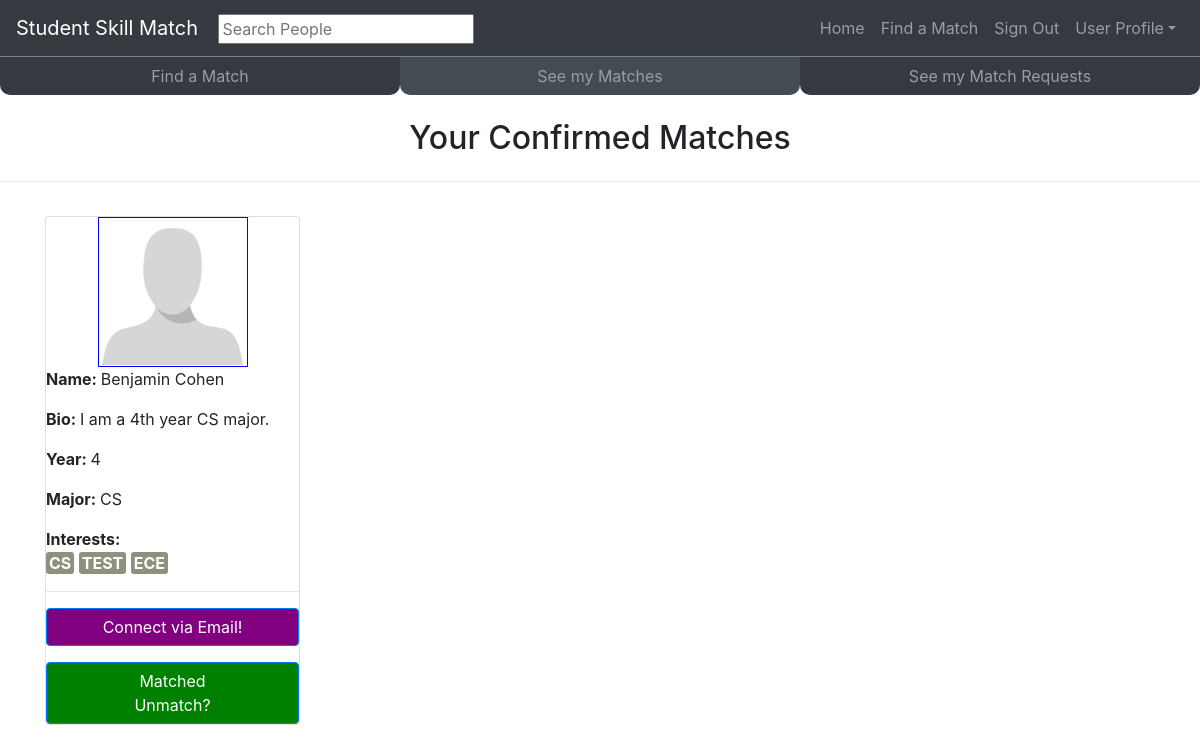
The app's page /match/showmatches (signed in), older data.
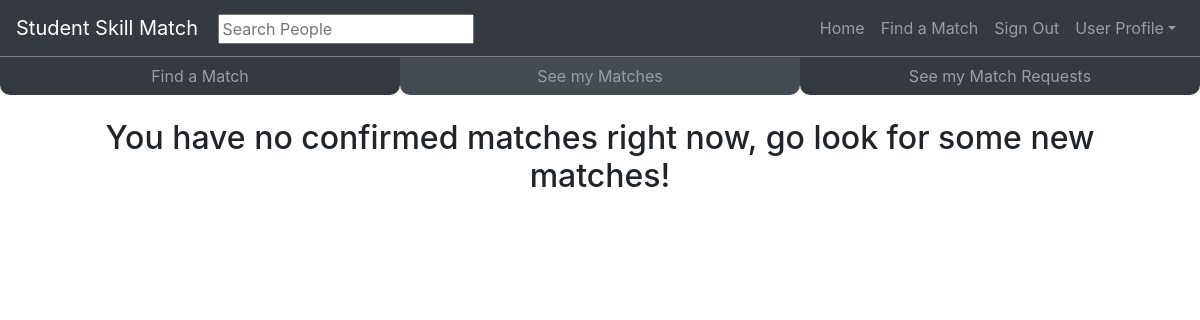
The same page, newer data.
### match_site/models.py (models this page shows, shortened)
class MatchSelection(models.Model):
    user_one = models.ForeignKey(User, on_delete=models.CASCADE, related_name="first_matcher")
    user_two = models.ForeignKey(User, on_delete=models.CASCADE, related_name="second_matcher")

### user_profile/models.py (models this page shows, shortened)
class profile(models.Model):
    profile_pic = models.ImageField(upload_to='profile_pictures')
    profile_background_image = models.ImageField(upload_to='profile_backgrounds')
    profile_bio = models.CharField(max_length=200)
    profile_year = models.CharField(max_length=100,default="")
    profile_major = models.CharField(max_length=100, default="")
    profile_phone = models.CharField(max_length=100, default="")
    profile_user = models.ForeignKey(User, on_delete=models.CASCADE)
    profile_email = models.CharField(max_length=100, default="no email provided")
    profile_perm_phone = models.BooleanField(default="False")
    profile_perm_notify = models.BooleanField(default="False")
    profile_perm_search = models.BooleanField(default="True")
    profile_perm_view = models.BooleanField(default="True")

class InterestTag(models.Model):
    tag_name = models.CharField(max_length=100)
    tag_active = models.BooleanField(default=True)
    tag_user = models.ForeignKey(User, on_delete=models.CASCADE)

### match_site/views.py (the view)
# urls.py: path('showmatches', views.UserMatches, name="Show User Matches"),
def UserMatches(request):
    template_name = ''
    if(request.user.is_authenticated):
        template_name = 'match_site/user_match_list.html'
    else:
        template_name = 'not_logged_in.html'
        return render(request, template_name)
    matches = list(MatchSelection.objects.filter(user_one=request.user))
    confirmed_matches = []
    for m in matches:
        if MatchSelection.objects.filter(user_one=m.user_two, user_two=request.user).exists():
            confirmed_matches.append(m)
    match_list=confirmed_matches
    for i in range(len(match_list)):
        m_profile = profile.objects.get(profile_user=match_list[i].user_two)
        if not m_profile.profile_perm_view:
            match_list.remove(match_list[i])
            continue
        if(InterestTag.objects.filter(tag_user=m_profile.profile_user).exists()):
            interests = list(InterestTag.objects.filter(tag_user=m_profile.profile_user))
        else:
            interests = []
        match_list[i] = [
                match_list[i],
                [m_profile, interests]
        ]
    context = {
        "match_list": match_list
    }
    return render(request, template_name, context)

### match_site/templates/match_site/user_match_list.html (shortened to what this page needs)
{% extends "base.html" %}
{% load static %}
{% block content %}
<div id="confirmed-match-page">
  {% include "match_site/match.html" %}
</div>
<div>
  {% if not match_list %}
  <div class="container">
    <h2 style="text-align:center;">
      You have no confirmed matches right now, go look for some new matches!
    </h2>
  </div>
  {% else %}
  <h2 style="text-align: center;">Your Confirmed Matches</h2>
  <hr class="my-4"/>
  <div class="container">
    <div class="row">
      {% for m in match_list %}
      <div class="col-md-3">
        <div class="card h-100" >
          <img src="{% get_media_prefix %}{{ m.1.0.profile_pic }}" class="img-circle profilepic" style = "width:150px; height:150px;">
          <p><strong>Name: </strong>{{ m.0.user_two.get_full_name }} </p>
          <p><strong>Bio: </strong> {{ m.1.0.profile_bio }} </p>
          <p><strong>Year: </strong> {{ m.1.0.profile_year }} </p>
          <p><strong>Major: </strong> {{ m.1.0.profile_major }} </p>
          <div style="margin-bottom: auto;"><strong>Interests: </strong>
            <div>
              {% for tag in m.1.1 %}
              <div class="interest-tag"> {{ tag.tag_name }} </div>
              {% endfor %}
            </div>
          </div>
          <hr/>
          <p>
          <a style="width:100%;margin:auto;background-color:purple" class="btn btn-primary" href="mailto:{{ m.1.0.profile_user.email }}" >Connect via Email!</a>
          </p>
          <div style="background:green" class="btn matchbutton btn-primary">Matched<br/>Unmatch?</div>
        </div>
      </div>
      {% endfor %}
    </div>
  </div>
  {% endif %}
  {% endblock %}

Row changes from the older to the newer data that the page shows:
removed MatchSelection: profile_pic (picture), user_two.last_name "Benjamin Cohen", profile_bio "I am a 4th year CS major.", profile_year "4", profile_major "CS"
removed InterestTag: tag_name "CS"
removed InterestTag: tag_name "TEST"
removed InterestTag: tag_name "ECE"
Text that changed along with them:
text no longer shown: "Your Confirmed Matches"
text now shown: "You have no confirmed matches right now, go look for some new matches!"
